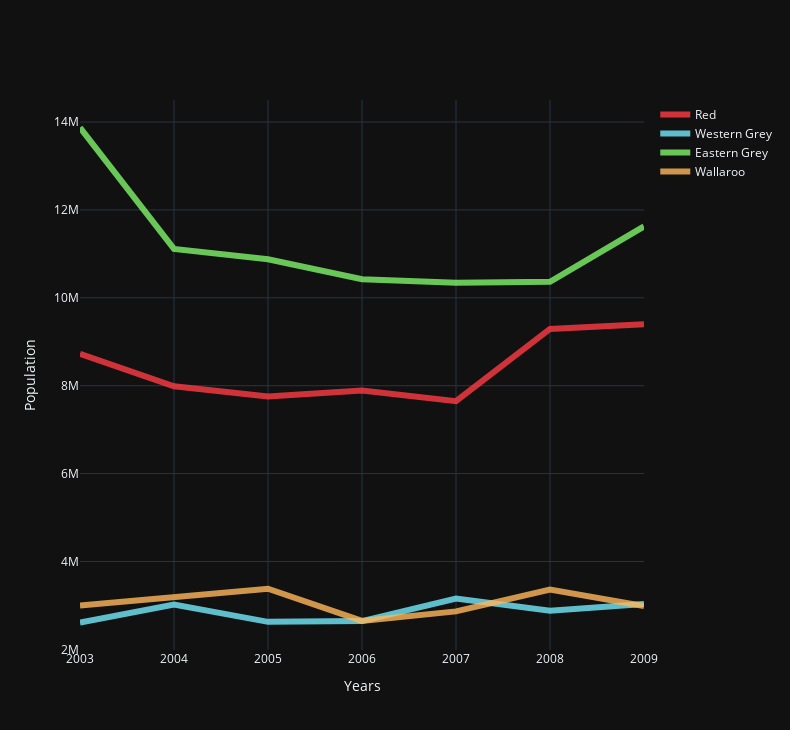

The notebook cell this image was saved under:
### Code cell
fig_a = go.Figure()
for i in range(len(df_a.columns[1:])):
    fig_a.add_trace(go.Scatter(x = df_a.Year.to_list(), 
                               y = df_a[df_a.columns[1:][i]].to_list(), 
                               opacity = 0.8, 
                               mode = 'lines', 
                               name = df_a.columns[1:][i], 
                               marker = dict(color=colors[i]),
                               line = dict(width=6.0),))
fig_a.update_layout(xaxis_title='Years', yaxis_title='Population', 
                    template = 'plotly_dark', width=790, height=730)

### Figure 1 — Plotly figure (JSON) as saved in the notebook; plotly's stock layout.template omitted (floating-point values rounded to 4 significant figures)
{"data": [{"line": {"width": 6}, "marker": {"color": "#ff3d44"}, "mode": "lines", "name": "Red", "opacity": 0.8, "type": "scatter", "x": [2003, 2004, 2005, 2006, 2007, 2008, 2009], "y": [8727856, 7987250, 7753247, 7892774, 7645963, 9292904, 9396985]}, {"line": {"width": 6}, "marker": {"color": "#74eafc"}, "mode": "lines", "name": "Western Grey", "opacity": 0.8, "type": "scatter", "x": [2003, 2004, 2005, 2006, 2007, 2008, 2009], "y": [2610931, 3019320, 2625708, 2642224, 3154658, 2879488, 3033719]}, {"line": {"width": 6}, "marker": {"color": "#80f569"}, "mode": "lines", "name": "Eastern Grey", "opacity": 0.8, "type": "scatter", "x": [2003, 2004, 2005, 2006, 2007, 2008, 2009], "y": [13875828, 11111840, 10876498, 10424926, 10343615, 10363153, 11623924]}, {"line": {"width": 6}, "marker": {"color": "#ffb85c"}, "mode": "lines", "name": "Wallaroo", "opacity": 0.8, "type": "scatter", "x": [2003, 2004, 2005, 2006, 2007, 2008, 2009], "y": [2999906, 3196511, 3380838, 2647005, 2864374, 3360960, 2985695]}], "layout": {"height": 730, "width": 790, "xaxis": {"autorange": true, "range": [2003, 2009], "title": {"text": "Years"}, "type": "linear"}, "yaxis": {"autorange": true, "range": [1985000.0, 14500000.0], "title": {"text": "Population"}, "type": "linear"}}}
